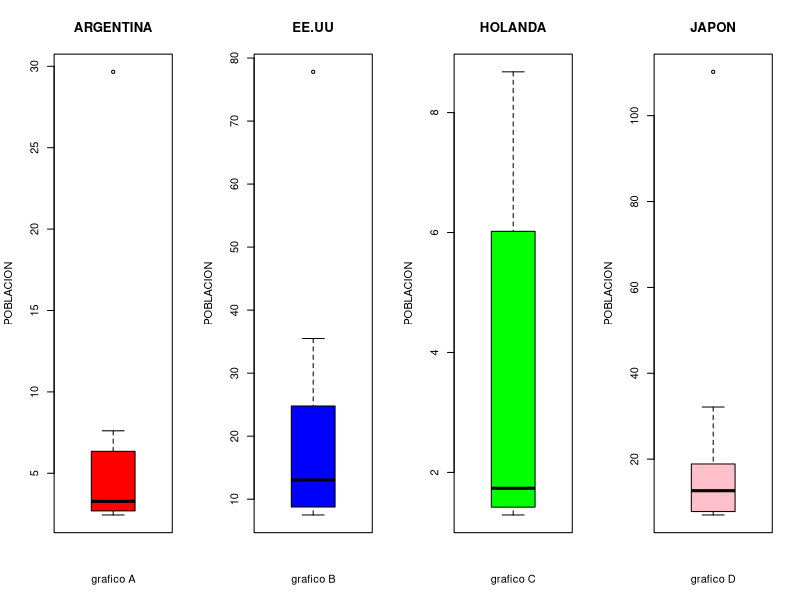
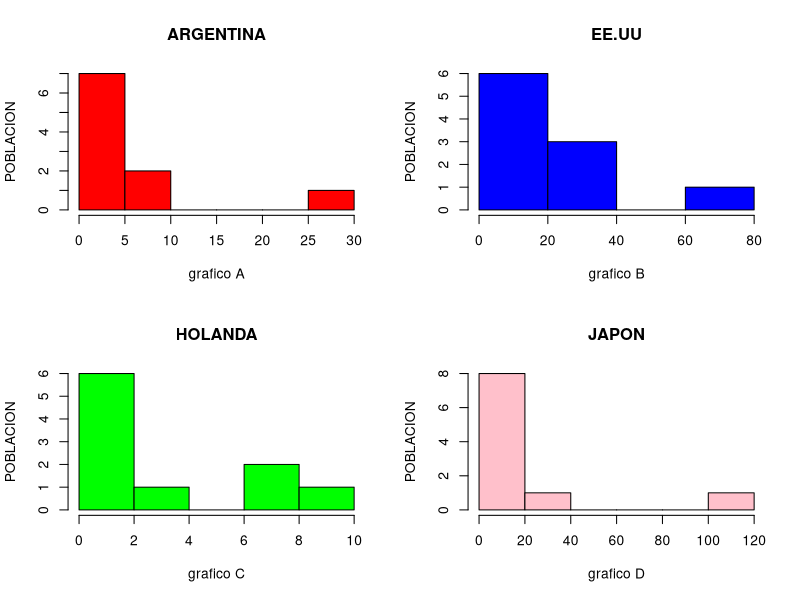
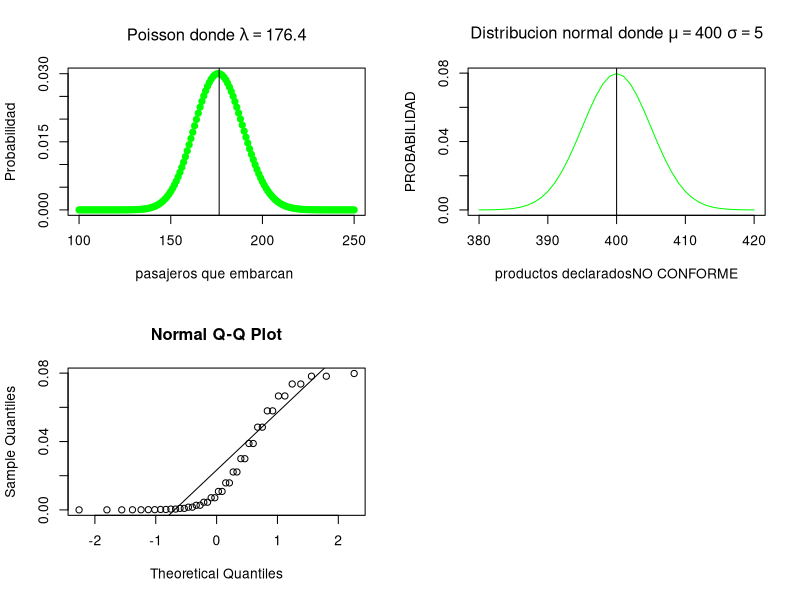

Write R code to recreate these figures, in order.
## ---- chunk 1



argentina<-c(29.66,7.61,6.35,4.10,3.80,2.75,2.70,2.69,2.51,2.44)
EEUU<-c(77.81,35.50,24.79,20.02,16.70,9.39,9.38,8.76,7.63,7.50)
Holanda<-c(8.68,7.31,6.02,2.64,1.75,1.72,1.51,1.42,1.31,1.29)
Japon<-c(110.21,32.14,18.88,16.38,13.37,11.92,10.71,7.80,7.70,7.00)



par(mfrow = c(1,4))

boxplot(argentina, main = 'ARGENTINA', col='red', ylab='POBLACION', xlab='grafico A')
boxplot(EEUU,main = 'EE.UU',col='blue',ylab='POBLACION',xlab='grafico B')
boxplot(Holanda ,main = 'HOLANDA',col='green',ylab='POBLACION',ylab='POBLACION',xlab='grafico C')
boxplot(Japon,main = 'JAPON',col='pink',ylab='POBLACION',xlab='grafico D')




## ---- chunk 2

par(mfrow = c(2,2))


hist(argentina, main = 'ARGENTINA', col='red', ylab='POBLACION', xlab='grafico A')
hist(EEUU,main = 'EE.UU',col='blue',ylab='POBLACION',xlab='grafico B')
hist(Holanda ,main = 'HOLANDA',col='green',ylab='POBLACION',xlab='grafico C')
hist(Japon,main = 'JAPON',col='pink',ylab='POBLACION',xlab='grafico D')


## ---- chunk 3

p=0.02
n=180
# El valor de lambda esta dado por n*p, pero el ejercicio nos pide la 
#contraparte que seria el 98%, en conclusion se toma como lambda 176.4
lambda=n*p

#lambda 3.6 serian las personas que no se presentan a embarque
#el 98% seria el valor de las personas que se presentan a embarque = 176.4
ppois(181,176.4)
sum(dpois (0:181, 176.4))

plot(100:250,dpois(100:250,176.4),main =expression(paste("Poisson donde ",lambda==176.4)),
     xlab= "pasajeros que embarcan ",ylab = "Probabilidad",pch=19,col= "green" )
abline(v = 176.4)

## ---- chunk 4
sd=5
media=400
#p(x > 415) = 1-p(x <=415)
1-pnorm(415,media,sd)

plot(380:420, dnorm(380:420, mean=400,sd=5), type = 'l'
     ,xlab= "productos declaradosNO CONFORME", ylab="PROBABILIDAD",
     main =expression(paste("Distribucion normal donde ",mu==400," ",sigma==5)),
     pch=19,col= "green" )
  abline(v = 400)
  



x<-c(380:420,50)
y<-dnorm(x,400,5)
qqnorm(y)
qqline(y)
#plot(x,y,main ="Distribucion normal()",xlab="Numero de habitantes", ylab="Probabilidad", col="red", pch=19)
